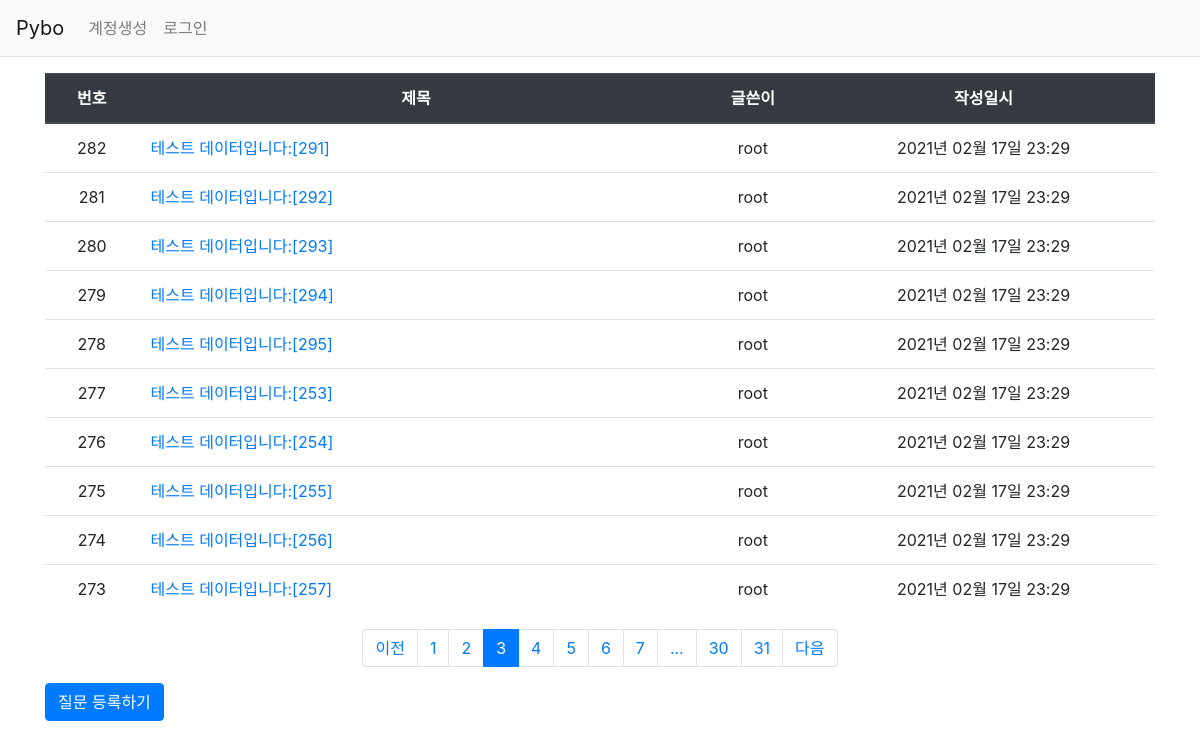
Screenshot of /question/list/?page=3 with the database file from the repository.
### pybo/models.py (models this page shows)
class Question(db.Model):   # 모든 모델의 기본 클래스인 db.Model 상속받음.
    id = db.Column(db.Integer, primary_key=True)
    subject = db.Column(db.String(200), nullable=False)
    content = db.Column(db.Text(), nullable=False)
    create_date = db.Column(db.DateTime(), nullable=False)
    modify_date = db.Column(db.DateTime(), nullable=True)
    user_id = db.Column(db.Integer, db.ForeignKey('user.id', ondelete='CASCADE'), nullable=False)
    user = db.relationship('User', backref=db.backref('question_set'))

class User(db.Model):
    id = db.Column(db.Integer, primary_key=True)    # 자동으로 증가하는 user 모델의 기본 키
    username = db.Column(db.String(150), unique=True, nullable=False)
    password = db.Column(db.String(200), nullable=False)
    email = db.Column(db.String(120), unique=True, nullable=False)

### pybo/views/question_views.py (the view)
@bp.route('/list/')
def _list():
    page = request.args.get('page', type=int, default=1)    # 페이징 기능 구현
    question_list = Question.query.order_by(Question.create_date.desc())
    question_list = question_list.paginate(page, per_page=10)
    return render_template('question/question_list.html', question_list=question_list)

### pybo/filter.py (called while the page is built)
def format_datetime(value, fmt='%Y년 %m월 %d일 %H:%M'):
    return value.strftime(fmt)

### pybo/views/auth_views.py (called while the page is built)
@bp.before_app_request
def load_logged_in_user():
    user_id = session.get('user_id')
    if user_id is None:
        g.user = None
    else:
        g.user = User.query.get(user_id)

### pybo/templates/question/question_list.html (shortened to what this page needs)
{% extends 'base.html' %}
{% block content %}
<div class="container my-3">
    <table class="table">
        <thead>
            <tr class="text-center thead-dark">
                <th>번호</th>
                <th style="width:50%">제목</th>
                <th>글쓴이</th>
                <th>작성일시</th>
            </tr>
        </thead>
        <tbody>
            {% if question_list %}
            {% for question in question_list.items %}
            <tr class="text-center">
                <td>{{ question_list.total - ((question_list.page-1) * question_list.per_page) - loop.index0 }}</td>
                <td class="text-left">
                    <a href="{{url_for('question.detail', question_id=question.id)}}">
                        {{question.subject}}
                    </a>
                </td>
                <td>{{ question.user.username }}</td>
                <td>{{question.create_date|datetime}}</td>
            </tr>
            {% endfor %}
            {% else %}
            <tr>
                <td colspan="3">질문이 없습니다.</td>
            </tr>
            {% endif %}
        </tbody>
    </table>
    <ul class="pagination justify-content-center">
        {% if question_list.has_prev %}
        <li class="page-item">
            <a class="page-link" href="?page={{ question_list.prev_num }}">이전</a>
        </li>
        {% else %}
        <li class="page-item disabled">
            <a class="page-link" tabindex="-1" aria-disabled="true" href="#">이전</a>
        </li>
        {% endif %}
        {% for page_num in question_list.iter_pages() %}
            {% if page_num %}
                {% if page_num != question_list.page %}
                <li class="page-item">
                    <a class="page-link" href="?page={{ page_num }}">{{ page_num }}</a>
                </li>
                {% else %}
                <li class="page-item active" aria-current="page">
                    <a class="page-link" href="#">{{ page_num }}</a>
                </li>
                {% endif %}
            {% else %}
                <li class="disabled">
                    <a class="page-link" href="#">...</a>
                </li>
            {% endif %}
        {% endfor %}
        {% if question_list.has_next %}
        <li class="page-item">
            <a class="page-link" href="?page={{ question_list.next_num }}">다음</a>
        </li>
        {% else %}
        <li class="page-item disabled">
            <a class="page-link" tabindex="-1" aria-disabled="true" href="#">다음</a>
        </li>
        {% endif %}
    </ul>
    <a href = "{{ url_for('question.create') }}" class="btn btn-primary">질문 등록하기</a>
</div>
{% endblock %}

### rows the page displays
Question: total "282", subject "테스트 데이터입니다:[291]", user.username "root", create_date "2021년 02월 17일 23:29"
Question: total "281", subject "테스트 데이터입니다:[292]", user.username "root", create_date "2021년 02월 17일 23:29"
Question: total "280", subject "테스트 데이터입니다:[293]", user.username "root", create_date "2021년 02월 17일 23:29"
Question: total "279", subject "테스트 데이터입니다:[294]", user.username "root", create_date "2021년 02월 17일 23:29"
Question: total "278", subject "테스트 데이터입니다:[295]", user.username "root", create_date "2021년 02월 17일 23:29"
Question: total "277", subject "테스트 데이터입니다:[253]", user.username "root", create_date "2021년 02월 17일 23:29"
Question: total "276", subject "테스트 데이터입니다:[254]", user.username "root", create_date "2021년 02월 17일 23:29"
Question: total "275", subject "테스트 데이터입니다:[255]", user.username "root", create_date "2021년 02월 17일 23:29"
Question: total "274", subject "테스트 데이터입니다:[256]", user.username "root", create_date "2021년 02월 17일 23:29"
Question: total "273", subject "테스트 데이터입니다:[257]", user.username "root", create_date "2021년 02월 17일 23:29"

### other values shown
{{ page_num }} "1" "2" "4" "5" "6" "7" "30" "31"
{{ page_num }} "3"
